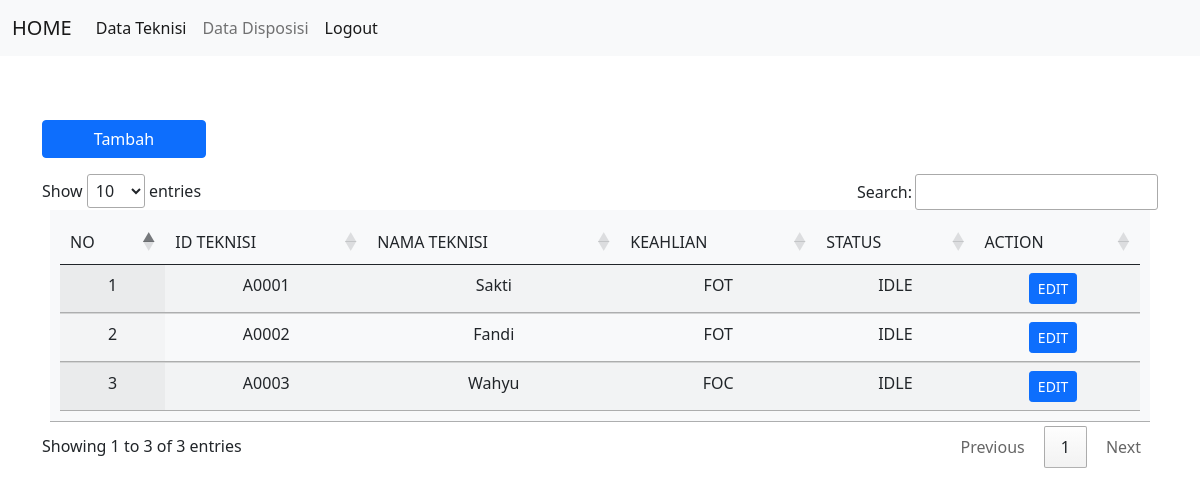
Before: /teknisi/data_teknisi.php (signed in) with the older database file.
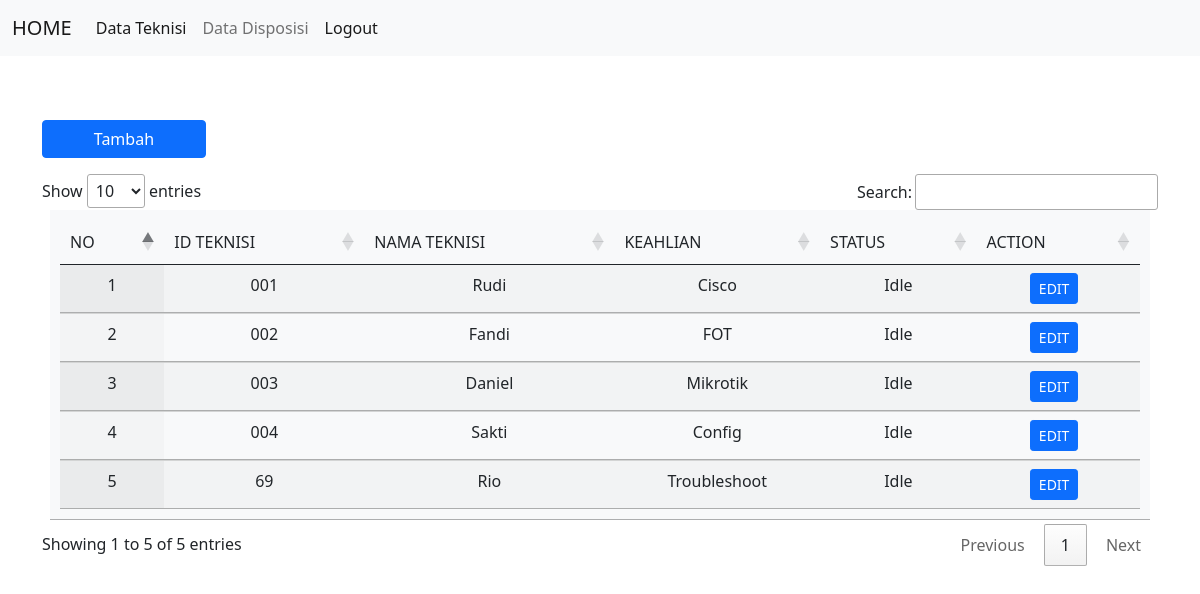
After: the same page with the newer database file.
### tables this page shows
CREATE TABLE `tb_teknisi` (
  `idteknisi` varchar(20) NOT NULL,
  `namateknisi` varchar(50) NOT NULL,
  `keahlian` varchar(100) NOT NULL,
  `status` varchar(50) NOT NULL
);

### teknisi/data_teknisi.php (the view, shortened to what this page needs)
<!DOCTYPE html>
<html>
<head>
    <link href="https://cdn.jsdelivr.net/npm/bootstrap@5.0.2/dist/css/bootstrap.min.css" rel="stylesheet"
>
        <link rel="stylesheet" href="//cdn.datatables.net/1.13.7/css/jquery.dataTables.min.css" />
</head>
<body>
    <?php include "../navbar_teknisi.php"; ?>
    <main class="my-5">
        <div class="container">
            <div class="row mb-2">
                <div class="col-sm-6 align-self-start">
                    <a href="form_teknisi.php" class="btn btn-primary my-3 " style="width: 30%;">Tambah</a>
                </div>
                <div class="col-sm-12">
                    <table id="example" class="table table-striped text-center bg-light display" style="border: 1;padding: 10px;" >
                        <thead>
                        <tr>
                            <td>NO</td>
                            <td>ID TEKNISI</td>
                            <td>NAMA TEKNISI</td>
                            <td>KEAHLIAN</td>
                            <td>STATUS</td>
                            <td>ACTION</td>
                        </tr>
                            </thead>
                            <tbody>
                        <?php
                        $conn = open_connection();
                        $query = "SELECT idteknisi, namateknisi, keahlian, status FROM tb_teknisi";
                        $hasil = mysqli_query($conn, $query);
                        $i = 1;
                        while ($row = mysqli_fetch_assoc($hasil)) {
                            echo "<tr>";
                            echo "<td>" . $i++ . "</td>";
                            echo "<td>$row[idteknisi]</td>";
                            echo "<td>$row[namateknisi]</td>";
                            echo "<td>$row[keahlian]</td>";
                            echo "<td>$row[status]</td>";
                            echo "<td><a class='btn btn-primary btn-sm' href='form_teknisi_edit.php?idteknisi=$row[idteknisi]'>EDIT</a> &nbsp;</td>";
                            echo "</tr>";
                        }
                        ?>
                        </tbody>
                    </table>
                </div>
            </div>
    </main>
</body>
</html>

### navbar_teknisi.php (shortened to what this page needs)
<nav class="navbar navbar-expand-lg navbar-light bg-light">
  <div class="container-fluid">
    <a class="navbar-brand" href="<?= BASE_URL ?>index.php">HOME</a>
    <div class="collapse navbar-collapse" id="navbarSupportedContent">
      <ul class="navbar-nav me-auto mb-2 mb-lg-0">
        <li class="nav-item">
          <a class="nav-link active" href="<?= BASE_URL ?>teknisi/data_teknisi.php">Data Teknisi</a>
        </li>
        <li class="nav-item">
          <a class="nav-link" href="<?= BASE_URL ?>disposisi/data_disposisi_teknisi.php">Data Disposisi</a>
        </li>
        <li class="nav-item">
          <a class="nav-link active" aria-current="page" href="<?= BASE_URL ?>logout.php">Logout</a>
        </li>
      </ul>
    </div>
  </div>
</nav>

Changed rows visible on the page:
removed tb_teknisi: idteknisi "A0001", namateknisi "Sakti", keahlian "FOT", status "IDLE"
removed tb_teknisi: idteknisi "A0002", namateknisi "Fandi", keahlian "FOT", status "IDLE"
removed tb_teknisi: idteknisi "A0003", namateknisi "Wahyu", keahlian "FOC", status "IDLE"
added tb_teknisi: idteknisi "001", namateknisi "Rudi", keahlian "Cisco", status "Idle"
added tb_teknisi: idteknisi "002", namateknisi "Fandi", keahlian "FOT", status "Idle"
added tb_teknisi: idteknisi "003", namateknisi "Daniel", keahlian "Mikrotik", status "Idle"
added tb_teknisi: idteknisi "004", namateknisi "Sakti", keahlian "Config", status "Idle"
added tb_teknisi: idteknisi "69", namateknisi "Rio", keahlian "Troubleshoot", status "Idle"
Other visible differences:
text written by a page script: "Show entries Search: Showing 1 to 3 of 3 entries Previous 1 Next" → "Show entries Search: Showing 1 to 5 of 5 entries Previous 1 Next"
